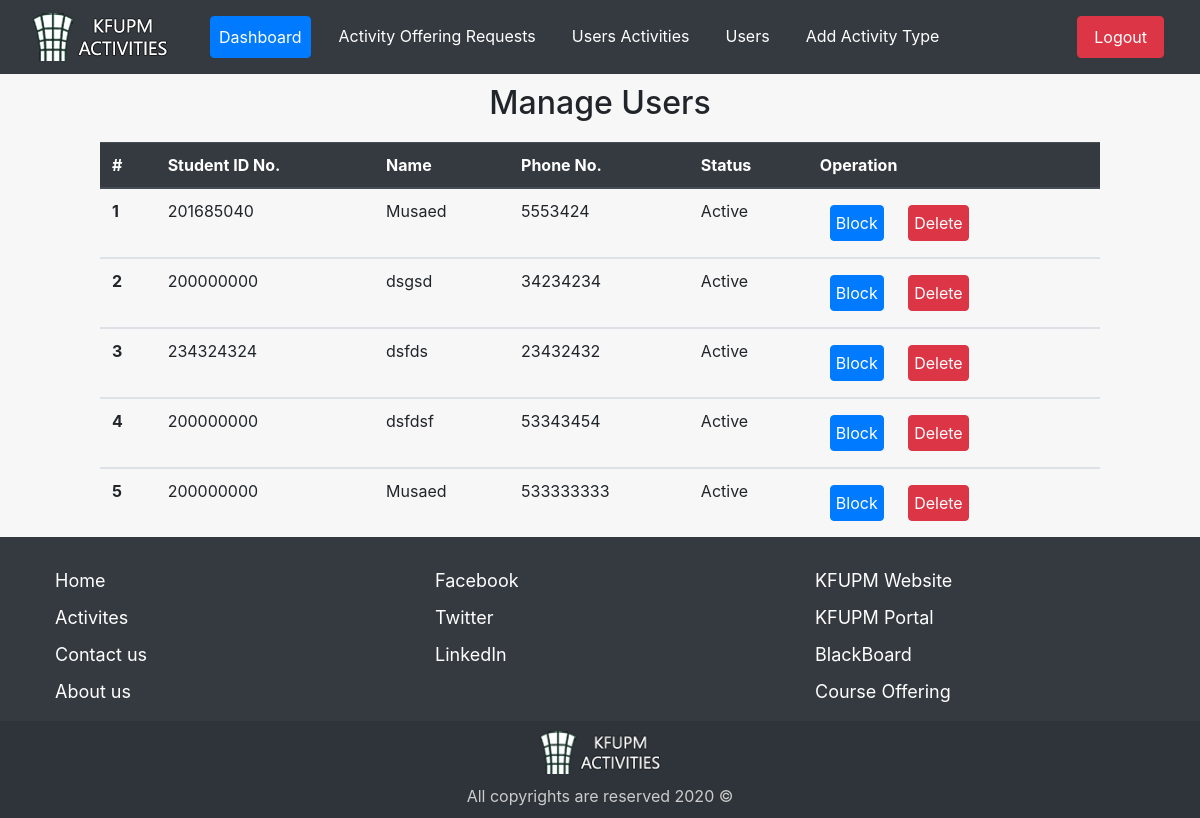
Screenshot of /admin/manageUsers.php (signed in) with the database file from the repository.
### tables this page shows
CREATE TABLE `users` (
  `id` int(11) NOT NULL,
  `name` varchar(100) NOT NULL,
  `email` varchar(150) NOT NULL,
  `password` varchar(150) NOT NULL,
  `phone_number` int(50) NOT NULL,
  `student_id` int(50) NOT NULL,
  `profile_image` varchar(200) NOT NULL,
  `user_type` int(11) NOT NULL,
  `date` date NOT NULL
);

### admin/manageUsers.php (the view, shortened to what this page needs)
<?php
include_once "../page/admin_header.php";
include_once "../config.php";
?>
<div id="manageUsers">
	<h2>Manage Users</h2>
	<?php
	$sql = "SELECT * FROM users WHERE user_type='0' || user_type='2' order by id desc";
	$query = mysqli_query($connect,$sql);
	if($query){
	?>
	<table class="table col-lg-10">
		<thead width="100%;" class="thead-dark">
			<tr>
				<th scope="col">#</th>
				<th scope="col">Student ID No.</th>
				<th scope="col">Name</th>
				<th scope="col">Phone No.</th>
				<th scope="col">Status</th>
				<th scope="col">Operation</th>
			</tr>
		</thead>
		<?php
		while($row = mysqli_fetch_array($query)){
			$statusText = "";
			switch($row['user_type']){
				case 0: $statusText = "Active";break;
			}
		?>
		<tbody>
			<tr>
				<th scope="row"><?php echo $GLOBALS['number'];?></th>
				<td><?php echo $row['student_id'];?></td>
				<td><?php echo $row['name'];?></td>
				<td><?php echo $row['phone_number'];?></td>
				<td><?php echo $statusText;?></td>
				<td><?php if($row['user_type'] == 2){ ?>
					<a href="?activate=<?php echo $row['id'] ;?>" class="btn btn-primary">Activate</a>  <?php }else{ ?>
					<a href="?block=<?php echo $row['id'] ;?>" class="btn btn-primary">Block</a>
					<?php } ?>
					<a href="?delete=<?php echo $row['id'] ;?>" class="btn btn-danger">Delete</a></td>
			</tr>
		</tbody>
		<?php
		}
	}else{
		echo "Problem in retrieving users";
	}
		?>
	</table>
</div>
</body>

### css/style.css (style rules this page uses)
body { background: #F7F7F7; }
footer { bottom: 0; min-height: 150px; width: 100%; padding-top: 20px; text-align: center; }
footer a { text-decoration: none; color: white; }
footer ul { text-align: left; }
footer ul li { font-size: 18px; margin: 10px; }
footer #logo { width: 150px; margin: auto; display: block; vertical-align: top; margin-bottom: 10px; }
#manageUsers { text-align: center; }
#manageUsers table { margin: auto; }
#manageUsers table .btn { margin-left: 10px; margin-right: 10px; margin-top: 4px; margin-bottom: 4px; padding: 5px; color: white; }
#manageUsers h2 { margin-top: 10px; margin-bottom: 20px; }
.footer-bar { background-color: #2e343a; padding: 10px; }

### rows the page displays
users: number "1", student "201685040", name "Musaed", phone_number "5553424", user_type "Active"
users: number "2", student "200000000", name "dsgsd", phone_number "34234234", user_type "Active"
users: number "3", student "234324324", name "dsfds", phone_number "23432432", user_type "Active"
users: number "4", student "200000000", name "dsfdsf", phone_number "53343454", user_type "Active"
users: number "5", student "200000000", name "Musaed", phone_number "533333333", user_type "Active"
